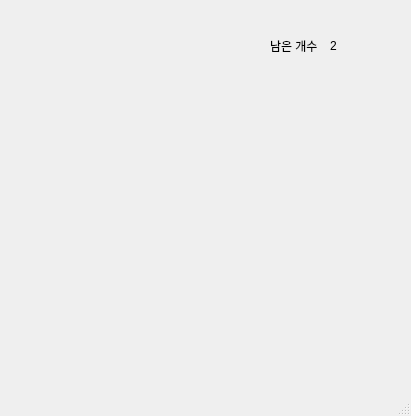
<?xml version="1.0" encoding="UTF-8"?>
<ui version="4.0">
 <class>MainWindow</class>
 <widget class="QMainWindow" name="MainWindow">
  <property name="geometry">
   <rect>
    <x>0</x>
    <y>0</y>
    <width>411</width>
    <height>416</height>
   </rect>
  </property>
  <property name="windowTitle">
   <string>MainWindow</string>
  </property>
  <widget class="QWidget" name="centralwidget">
   <widget class="QLabel" name="lblDisp">
    <property name="geometry">
     <rect>
      <x>270</x>
      <y>40</y>
      <width>80</width>
      <height>12</height>
     </rect>
    </property>
    <property name="text">
     <string>남은 개수</string>
    </property>
   </widget>
   <widget class="QLabel" name="lblCount">
    <property name="geometry">
     <rect>
      <x>330</x>
      <y>40</y>
      <width>80</width>
      <height>12</height>
     </rect>
    </property>
    <property name="text">
     <string>2</string>
    </property>
   </widget>
   <widget class="QLabel" name="lbl">
    <property name="geometry">
     <rect>
      <x>70</x>
      <y>60</y>
      <width>56</width>
      <height>12</height>
     </rect>
    </property>
    <property name="text">
     <string/>
    </property>
   </widget>
  </widget>
  <widget class="QMenuBar" name="menubar">
   <property name="geometry">
    <rect>
     <x>0</x>
     <y>0</y>
     <width>411</width>
     <height>21</height>
    </rect>
   </property>
  </widget>
  <widget class="QStatusBar" name="statusbar"/>
 </widget>
 <resources/>
 <connections/>
</ui>
